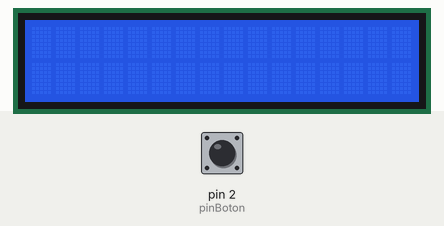
Recording of a sketch running on a simulated Arduino Nano, built with avr-gcc and run on an emulated ATmega328P. Shown: 16×2 character LCD. The test bench sets the inputs (shaded band); at power-on: pin 2 (pinBoton) HIGH.

Above: at 1.2 s.
1.3 s: pin 2 (pinBoton) pulled LOW for 0.15 s
At 3.6 s:
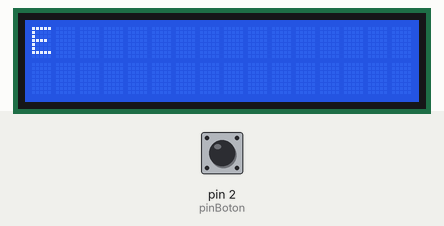
3.9 s: pin 2 (pinBoton) pulled LOW for 1 s
At 7.1 s:
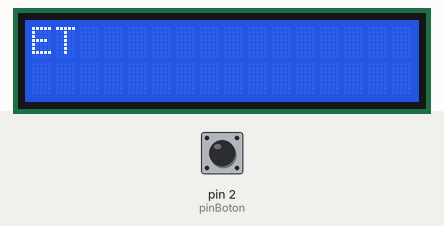
7.4 s: pin 2 (pinBoton) pulled LOW for 0.15 s
At 9.7 s:
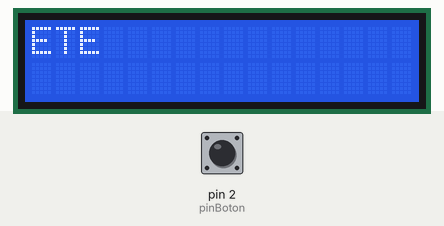
10.0 s: pin 2 (pinBoton) pulled LOW for 3.2 s
At 14.7 s:
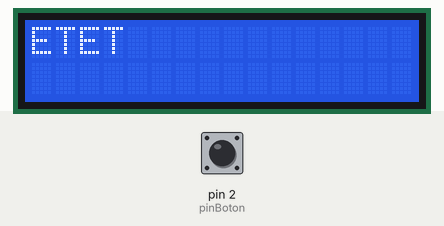
15.7 s: pin 2 (pinBoton) pulled LOW for 0.15 s
At 17.3 s:
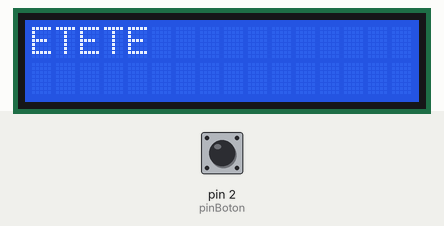
18.3 s: pin 2 (pinBoton) pulled LOW for 1 s
At 21.7 s:
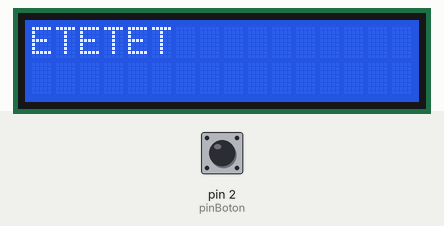
Timing chart, 0 to 22.8 s (numbered marks = the images above; inputs shaded):
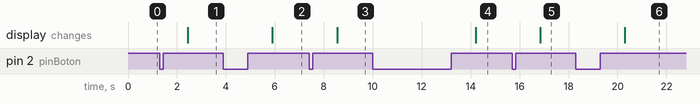

The sketch:

traductor_morse.ino
```cpp
/*
 * PROYECTO: GUANTE TRADUCTOR MORSE (v4.1 - LCD)
 * PLACA: Arduino Nano
 * DESC: Lee un pulsador para traducir morse a una LCD 16x02,
 * con borrado por pulsación larga.
 */

#include <Wire.h>
#include <LiquidCrystal_I2C.h>

// --- Configuración Global ---
LiquidCrystal_I2C lcd(0x27, 16, 2);

const int pinBoton = 2;

const long tiempoDIT = 250;
const long tiempoPausaLetra = 1000;
const long tiempoPausaPalabra = 3000;
const long tiempoBorrarPantalla = 5000;
const long tiempoDebounce = 50;

// --- Variables Globales ---
bool botonEstaPresionado = false;
unsigned long tiempoPresionado = 0;
unsigned long tiempoLiberado = 0;
String bufferLetraActual = "";
bool comandoBorrarEjecutado = false;
bool pausaLetraYaEjecutada = true;
bool pausaPalabraYaEjecutada = true;
int cursorCol = 0;
int cursorRow = 0;

// --- Diccionario Morse (Hardcodeado) ---
const char diccionarioCaracteres[] = {
  'A', 'B', 'C', 'D', 'E', 'F', 'G', 'H', 'I', 'J', 'K', 'L', 'M',
  'N', 'O', 'P', 'Q', 'R', 'S', 'T', 'U', 'V', 'W', 'X', 'Y', 'Z',
  '1', '2', '3', '4', '5', '6', '7', '8', '9', '0'
};
const String diccionarioMorse[] = {
  ".-", "-...", "-.-.", "-..", ".", "..-.", "--.", "....", "..", ".---", "-.-", ".-..", "--",
  "-.", "---", ".--.", "--.-", ".-.", "...", "-", "..-", "...-", ".--", "-..-", "-.--", "--..",
  ".----", "..---", "...--", "....-", ".....", "-....", "--...", "---..", "----.", "-----"
};
const int tamanoDiccionario = sizeof(diccionarioCaracteres) / sizeof(diccionarioCaracteres[0]);


/**
 * @brief Configura el hardware inicial (LCD y Pin del botón).
 */
void setup() {
  lcd.init();
  lcd.backlight();
  lcd.clear();

  pinMode(pinBoton, INPUT_PULLUP);
  tiempoLiberado = millis();
}

/**
 * @brief Bucle principal: gestiona la máquina de estados
 * para DIT, DAH, Pausas y Borrado.
 */
void loop() {
  bool estadoActual = (digitalRead(pinBoton) == LOW);
  unsigned long tiempoActual = millis();

  // --- 1. Lógica de PRESIÓN ---
  if (estadoActual == true) {
    if (botonEstaPresionado == false) {
      if (tiempoActual - tiempoLiberado > tiempoDebounce) {
        tiempoPresionado = tiempoActual;
        botonEstaPresionado = true;
        comandoBorrarEjecutado = false;
        pausaLetraYaEjecutada = false;
        pausaPalabraYaEjecutada = false;
      }
    } else {
      unsigned long duracionPresion = tiempoActual - tiempoPresionado;

      // Comando de Borrado por 5 segundos
      if (duracionPresion > tiempoBorrarPantalla && !comandoBorrarEjecutado) {
        limpiarPantallaCompleta();
        comandoBorrarEjecutado = true;
        bufferLetraActual = "";
      }
    }
  }

  // --- 2. Lógica de LIBERACIÓN (Guardando DIT/DAH) ---
  else {
    if (botonEstaPresionado == true) {
      if (!comandoBorrarEjecutado) {
        unsigned long duracionPresion = tiempoActual - tiempoPresionado;
        if (duracionPresion < tiempoDIT) {
          bufferLetraActual += ".";
        } else {
          bufferLetraActual += "-";
        }
      }
      tiempoLiberado = tiempoActual;
      botonEstaPresionado = false;
    }
  }

  // --- 3. Lógica de PAUSA (Traduciendo) ---
  if (botonEstaPresionado == false) {
    unsigned long duracionPausa = tiempoActual - tiempoLiberado;

    // Pausa de Palabra (3 seg)
    if (duracionPausa > tiempoPausaPalabra && !pausaPalabraYaEjecutada) {
      if (!pausaLetraYaEjecutada) {
        traducirYImprimir();
        pausaLetraYaEjecutada = true;
      }
      imprimirEnLCD(' ');
      pausaPalabraYaEjecutada = true;
    }
    // Pausa de Letra (1 seg)
    else if (duracionPausa > tiempoPausaLetra && !pausaLetraYaEjecutada) {
      traducirYImprimir();
      pausaLetraYaEjecutada = true;
    }
  }
}

/**
 * @brief Limpia la LCD y resetea los cursores.
 */
void limpiarPantallaCompleta() {
  lcd.clear();
  cursorCol = 0;
  cursorRow = 0;
}

/**
 * @brief Imprime un caracter en la LCD, gestionando el salto
 * de línea y el límite de pantalla.
 */
void imprimirEnLCD(char c) {
  // Salto de línea
  if (cursorCol > 15 && cursorRow == 0) {
    cursorCol = 0;
    cursorRow = 1;
  }

  // Pantalla llena
  if (cursorRow == 1 && cursorCol > 15) {
    return;
  }

  lcd.setCursor(cursorCol, cursorRow);
  lcd.print(c);
  cursorCol++;
}

/**
 * @brief Busca el buffer morse actual en el diccionario
 * e imprime el caracter correspondiente.
 */
void traducirYImprimir() {
  if (bufferLetraActual.length() == 0) {
    return;
  }

  // Busca en el diccionario
  for (int i = 0; i < tamanoDiccionario; i++) {
    if (diccionarioMorse[i] == bufferLetraActual) {
      imprimirEnLCD(diccionarioCaracteres[i]);
      bufferLetraActual = "";
      return;
    }
  }

  // Si no se encuentra (Error)
  imprimirEnLCD('?');
  bufferLetraActual = "";
}
```

Measured:
- after the input at 1.3 s, the display: changes after 1.2 s (image 1)
- after the input at 3.9 s, the display: changes after 2.0 s (image 2)
- after the input at 7.4 s, the display: changes after 1.2 s (image 3)
- after the input at 10.0 s, the display: changes after 4.2 s (image 4)
- after the input at 15.7 s, the display: changes after 1.2 s (image 5)
- after the input at 18.3 s, the display: changes after 2.0 s (image 6)
